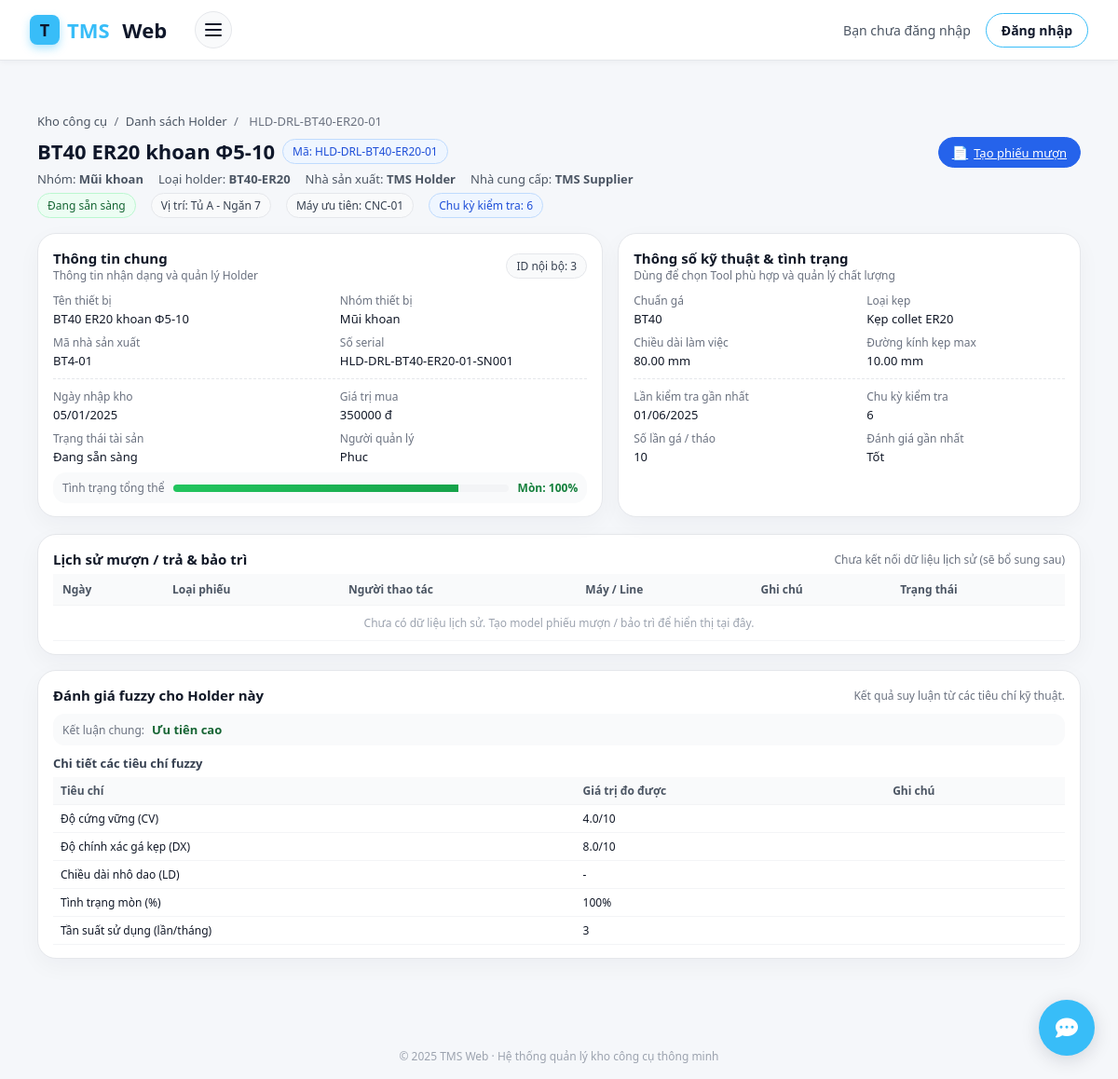
/holder/holders/3/, run on the app's committed database.
### holder/models.py (models this page shows, shortened)
class Holder(models.Model):
    ten_thiet_bi = models.CharField(max_length=200)
    nhom_thiet_bi = models.CharField(max_length=100)
    ma_noi_bo = models.CharField(max_length=50, unique=True)
    ma_nha_sx = models.CharField(max_length=100)
    loai_holder = models.CharField(max_length=100, blank=True, null=True)
    so_serial = models.CharField(max_length=100, blank=True, null=True)
    nha_san_xuat = models.CharField(max_length=100, blank=True, null=True)
    nha_cung_cap = models.CharField(max_length=150, blank=True, null=True)
    nguoi_quan_ly = models.CharField(max_length=100, blank=True, null=True)
    TRANG_THAI_CHOICES = [
        ("dang_su_dung", "Đang sẵn sàng"),
        ("dang_bao_tri", "Đang bảo trì"),
        ("ngung_su_dung", "Ngừng sử dụng"),
        ("dang_duoc_muon", "Đang được mượn"),
    ]
    trang_thai_tai_san = models.CharField(
        max_length=20,
        choices=TRANG_THAI_CHOICES,
        blank=True,
        null=True,
    )
    chuan_ga = models.CharField(max_length=50, blank=True, null=True)
    loai_kep = models.CharField(max_length=50, blank=True, null=True)
    chieu_dai_lam_viec = models.DecimalField(
        max_digits=6, decimal_places=2, blank=True, null=True
    )
    duong_kinh_kep_max = models.DecimalField(
        max_digits=6, decimal_places=2, blank=True, null=True
    )
    tu = models.CharField(max_length=50, blank=True, null=True)
    ngan = models.CharField(max_length=50, blank=True, null=True)
    may_uu_tien = models.CharField(max_length=200, blank=True, null=True)
    ngay_nhap_kho = models.DateField(blank=True, null=True)
    gia_tri_mua = models.BigIntegerField(blank=True, null=True)
    chu_ky_kiem_tra = models.CharField(max_length=100, blank=True, null=True)
    lan_kiem_tra_gan_nhat = models.DateField(blank=True, null=True)
    so_lan_ga_thao = models.IntegerField(blank=True, null=True)
    danh_gia_gan_nhat = models.TextField(blank=True, null=True)
    cv = models.DecimalField(  # Độ cứng vững
        max_digits=4, decimal_places=1, blank=True, null=True
    )
    dx = models.DecimalField(  # Độ chính xác gá kẹp
        max_digits=4, decimal_places=1, blank=True, null=True
    )
    mon = models.IntegerField(blank=True, null=True)  # % mòn
    tan_suat = models.IntegerField(blank=True, null=True)  # lần/tháng
    ld = models.DecimalField(  # chiều dài nhô dao
        max_digits=6, decimal_places=2, blank=True, null=True
    )
    ket_luan_fuzzy = models.TextField(blank=True, null=True)
    tool_khuyen_dung = models.ManyToManyField(
        'tool.tool',          # hoặc 'Tool' nếu cùng app
        blank=True,
        related_name='holders_khuyen_dung',
        help_text="Các tool tương thích & khuyên dùng với holder này"
    )
    ma_nhom_tuong_thich = models.CharField(
        max_length=50,
        blank=True,
        null=True,
        help_text="Nếu 2 holder có cùng mã này thì coi như tương thích / thay thế cho nhau"
    )
    created_at = models.DateTimeField(auto_now_add=True)

### holder/views.py (the view)
# urls.py: path("", views.holder_profile, name="holder_profile"),  # /holder/
def holder_profile(request, pk):
    holder = get_object_or_404(Holder, pk=pk)
    return render(request, "holder_profile.html", {"holder": holder})

### templates/holder_profile.html (shortened to what this page needs)
{% extends "base.html" %}
{% block content %}
<div class="holder-page">
  <div class="hp-breadcrumb">
    <a href="#">Kho công cụ</a>
    <span>/</span>
    <a href="#">Danh sách Holder</a>
    <span>/</span>
    <span>{{ holder.ma_noi_bo }}</span>
  </div>
  <div class="hp-header">
    <div class="hp-title-block">
      <div class="hp-main-title-row">
        <div class="hp-main-title">
          {{ holder.ten_thiet_bi|default:"(Chưa có tên thiết bị)" }}
        </div>
        <div class="hp-main-code">
          Mã: {{ holder.ma_noi_bo|default:"-" }}
        </div>
      </div>
      <div class="hp-sub-row">
        <div>Nhóm: <strong>{{ holder.nhom_thiet_bi|default:"-" }}</strong></div>
        <div>Loại holder: <strong>{{ holder.loai_holder|default:"-" }}</strong></div>
        <div>Nhà sản xuất: <strong>{{ holder.nha_san_xuat|default:"-" }}</strong></div>
        <div>Nhà cung cấp: <strong>{{ holder.nha_cung_cap|default:"-" }}</strong></div>
      </div>
      <div class="hp-sub-row">
        {% if holder.trang_thai_tai_san == "dang_su_dung" %}
          <span class="hp-badge hp-badge-status-ok">
            {{ holder.get_trang_thai_tai_san_display }}
          </span>
        {% elif holder.trang_thai_tai_san == "dang_bao_tri" %}
          <span class="hp-badge hp-badge-status-maint">
            {{ holder.get_trang_thai_tai_san_display }}
          </span>
        {% elif holder.trang_thai_tai_san == "ngung_su_dung" %}
          <span class="hp-badge hp-badge-status-stop">
            {{ holder.get_trang_thai_tai_san_display }}
          </span>
        {% else %}
          <span class="hp-badge">Chưa đặt trạng thái</span>
        {% endif %}
        <span class="hp-badge">
          Vị trí:
          Tủ {{ holder.tu|default:"-" }} - Ngăn {{ holder.ngan|default:"-" }}
        </span>
        <span class="hp-badge">
          Máy ưu tiên: {{ holder.may_uu_tien|default:"-" }}
        </span>
        {% if holder.chu_ky_kiem_tra %}
        <span class="hp-badge hp-badge-status-maint">
          Chu kỳ kiểm tra: {{ holder.chu_ky_kiem_tra }}
        </span>
        {% endif %}
      </div>
    </div>
    <div class="hp-actions">
      <a href="{% url 'holder_muontra:borrow_for_holder' holder.id %}" class="hp-btn hp-btn-primary">
        <span>📄</span> Tạo phiếu mượn
      </a>
    </div>
  </div>
  <div class="hp-layout">
    <div class="hp-card">
      <div class="hp-card-header">
        <div>
          <div class="hp-card-title">Thông tin chung</div>
          <div class="hp-card-sub">Thông tin nhận dạng và quản lý Holder</div>
        </div>
        <span class="hp-badge">ID nội bộ: {{ holder.id }}</span>
      </div>
      <div class="hp-info-grid">
        <div>
          <div class="hp-info-item-label">Tên thiết bị</div>
          <div class="hp-info-item-value">
            {{ holder.ten_thiet_bi|default:"-" }}
          </div>
        </div>
        <div>
          <div class="hp-info-item-label">Nhóm thiết bị</div>
          <div class="hp-info-item-value">
            {{ holder.nhom_thiet_bi|default:"-" }}
          </div>
        </div>
        <div>
          <div class="hp-info-item-label">Mã nhà sản xuất</div>
          <div class="hp-info-item-value">
            {{ holder.ma_nha_sx|default:"-" }}
          </div>
        </div>
        <div>
          <div class="hp-info-item-label">Số serial</div>
          <div class="hp-info-item-value">
            {{ holder.so_serial|default:"-" }}
          </div>
        </div>
      </div>
      <div class="hp-divider"></div>
      <div class="hp-info-grid">
        <div>
          <div class="hp-info-item-label">Ngày nhập kho</div>
          <div class="hp-info-item-value">
            {% if holder.ngay_nhap_kho %}
              {{ holder.ngay_nhap_kho|date:"d/m/Y" }}
            {% else %}
              -
            {% endif %}
          </div>
        </div>
        <div>
          <div class="hp-info-item-label">Giá trị mua</div>
          <div class="hp-info-item-value">
            {% if holder.gia_tri_mua %}
              {{ holder.gia_tri_mua|floatformat:0 }} đ
            {% else %}
              -
            {% endif %}
          </div>
        </div>
        <div>
          <div class="hp-info-item-label">Trạng thái tài sản</div>
          <div class="hp-info-item-value">
            {{ holder.get_trang_thai_tai_san_display|default:"-" }}
          </div>
        </div>
        <div>
          <div class="hp-info-item-label">Người quản lý</div>
          <div class="hp-info-item-value">
            {{ holder.nguoi_quan_ly|default:"-" }}
          </div>
        </div>
      </div>
      {% if holder.mon %}
      <div class="hp-health-box">
        <div class="hp-health-label">Tình trạng tổng thể</div>
        <div class="hp-health-bar-wrap">
          <div class="hp-health-bar">
            <div class="hp-health-bar-inner"></div>
          </div>
        </div>
        <div class="hp-health-score">
          Mòn: {{ holder.mon }}%
        </div>
      </div>
      {% endif %}
    </div>
    <div class="hp-card">
      <div class="hp-card-header">
        <div>
          <div class="hp-card-title">Thông số kỹ thuật & tình trạng</div>
          <div class="hp-card-sub">Dùng để chọn Tool phù hợp và quản lý chất lượng</div>
        </div>
      </div>
      <div class="hp-info-grid">
        <div>
          <div class="hp-info-item-label">Chuẩn gá</div>
          <div class="hp-info-item-value">
            {{ holder.chuan_ga|default:"-" }}
          </div>
        </div>
        <div>
          <div class="hp-info-item-label">Loại kẹp</div>
          <div class="hp-info-item-value">
            {{ holder.loai_kep|default:"-" }}
          </div>
        </div>
        <div>
          <div class="hp-info-item-label">Chiều dài làm việc</div>
          <div class="hp-info-item-value">
            {% if holder.chieu_dai_lam_viec %}
              {{ holder.chieu_dai_lam_viec }} mm
            {% else %}
              -
            {% endif %}
          </div>
        </div>
        <div>
          <div class="hp-info-item-label">Đường kính kẹp max</div>
          <div class="hp-info-item-value">
            {% if holder.duong_kinh_kep_max %}
              {{ holder.duong_kinh_kep_max }} mm
            {% else %}
              -
            {% endif %}
          </div>
        </div>
      </div>
      <div class="hp-divider"></div>
      <div class="hp-info-grid">
        <div>
          <div class="hp-info-item-label">Lần kiểm tra gần nhất</div>
          <div class="hp-info-item-value">
            {% if holder.lan_kiem_tra_gan_nhat %}
              {{ holder.lan_kiem_tra_gan_nhat|date:"d/m/Y" }}
            {% else %}
              -
            {% endif %}
          </div>
        </div>
        <div>
          <div class="hp-info-item-label">Chu kỳ kiểm tra</div>
          <div class="hp-info-item-value">
            {{ holder.chu_ky_kiem_tra|default:"-" }}
          </div>
        </div>
        <div>
          <div class="hp-info-item-label">Số lần gá / tháo</div>
          <div class="hp-info-item-value">
            {{ holder.so_lan_ga_thao|default:"-" }}
          </div>
        </div>
        <div>
          <div class="hp-info-item-label">Đánh giá gần nhất</div>
          <div class="hp-info-item-value">
            {{ holder.danh_gia_gan_nhat|default:"-" }}
          </div>
        </div>
      </div>
    </div>
  </div>
  <div class="hp-history-card">
    <div class="hp-history-header">
      <div class="hp-history-title">Lịch sử mượn / trả & bảo trì</div>
      <div class="hp-history-filter">Chưa kết nối dữ liệu lịch sử (sẽ bổ sung sau)</div>
    </div>
    <div class="hp-table-wrapper">
      <table class="hp-table">
        <thead>
          <tr>
            <th>Ngày</th>
            <th>Loại phiếu</th>
            <th>Người thao tác</th>
            <th>Máy / Line</th>
            <th>Ghi chú</th>
            <th>Trạng thái</th>
          </tr>
        </thead>
        <tbody>
          <tr>
            <td colspan="6" style="text-align:center;color:#9ca3af;padding:10px;">
              Chưa có dữ liệu lịch sử. Tạo model phiếu mượn / bảo trì để hiển thị tại đây.
            </td>
          </tr>
        </tbody>
      </table>
    </div>
  </div>
  <div class="hp-fuzzy-card">
    <div class="hp-fuzzy-header">
      <div class="hp-fuzzy-title">Đánh giá fuzzy cho Holder này</div>
      <div class="hp-fuzzy-note">Kết quả suy luận từ các tiêu chí kỹ thuật.</div>
    </div>
    <div class="hp-fuzzy-summary">
      <span class="hp-fuzzy-summary-label">Kết luận chung:</span>
      <span class="hp-fuzzy-summary-value hp-fuzzy-summary-value-ok">
        {{ holder.ket_luan_fuzzy|default:"Chưa có kết luận fuzzy. Bạn có thể tính toán và lưu vào trường 'ket_luan_fuzzy'." }}
      </span>
    </div>
    <div class="hp-fuzzy-table-wrapper">
      <div class="hp-fuzzy-subtitle">Chi tiết các tiêu chí fuzzy</div>
      <table class="hp-fuzzy-table">
        <thead>
          <tr>
            <th>Tiêu chí</th>
            <th>Giá trị đo được</th>
            <th>Ghi chú</th>
          </tr>
        </thead>
        <tbody>
          <tr>
            <td>Độ cứng vững (CV)</td>
            <td>{{ holder.cv|default:"-" }}/10</td>
            <td></td>
          </tr>
          <tr>
            <td>Độ chính xác gá kẹp (DX)</td>
            <td>{{ holder.dx|default:"-" }}/10</td>
            <td></td>
          </tr>
          <tr>
            <td>Chiều dài nhô dao (LD)</td>
            <td>
              {% if holder.ld %}
                {{ holder.ld }} mm
              {% else %}
                -
              {% endif %}
            </td>
            <td></td>
          </tr>
          <tr>
            <td>Tình trạng mòn (%)</td>
            <td>{{ holder.mon|default:"-" }}%</td>
            <td></td>
          </tr>
          <tr>
            <td>Tần suất sử dụng (lần/tháng)</td>
            <td>{{ holder.tan_suat|default:"-" }}</td>
            <td></td>
          </tr>
        </tbody>
      </table>
    </div>
  </div>
</div>
{% endblock %}

### templates/base.html (style rules this page uses)
:root { --blue-tech: #38bdf8; --blue-strong: #0f172a; --blue-soft: #e0f2fe; }
* { box-sizing: border-box; }
body { margin: 0; font-family: "Segoe UI", sans-serif; background: #ffffff; color: #0f172a; }

### templates/chatbot.html (style rules this page uses)
:root { --primary-color: #4361ee; --blue-tech: #38bdf8; --blue-strong: #0f172a; --primary-dark: #3a56d4; --bg-color: #f5f7fa; --text-color: #2b2d42; --white: #ffffff; --light-gray: #e9ecef; --shadow: 0 4px 20px rgba(0, 0, 0, 0.15); --border-radius: 16px; }
body { font-family: 'Segoe UI', system-ui, -apple-system, sans-serif; background: var(--bg-color); margin: 0; }

### data on the page
Holder: ma_noi_bo "HLD-DRL-BT40-ER20-01", ten_thiet_bi "BT40 ER20 khoan Φ5-10", nhom_thiet_bi "Mũi khoan", loai_holder "BT40-ER20", nha_san_xuat "TMS Holder", nha_cung_cap "TMS Supplier", trang_thai_tai_san "Đang sẵn sàng", tu "A", ngan "7", may_uu_tien "CNC-01", chu_ky_kiem_tra "6", id "3", ma_nha_sx "BT4-01", so_serial "HLD-DRL-BT40-ER20-01-SN001", ngay_nhap_kho "05/01/2025", gia_tri_mua "350000", nguoi_quan_ly "Phuc", mon "100", chuan_ga "BT40", loai_kep "Kẹp collet ER20", chieu_dai_lam_viec "80.00", duong_kinh_kep_max "10.00", lan_kiem_tra_gan_nhat "01/06/2025", so_lan_ga_thao "10", danh_gia_gan_nhat "Tốt", ket_luan_fuzzy "Ưu tiên cao", cv "4.0", dx "8.0", tan_suat "3"
